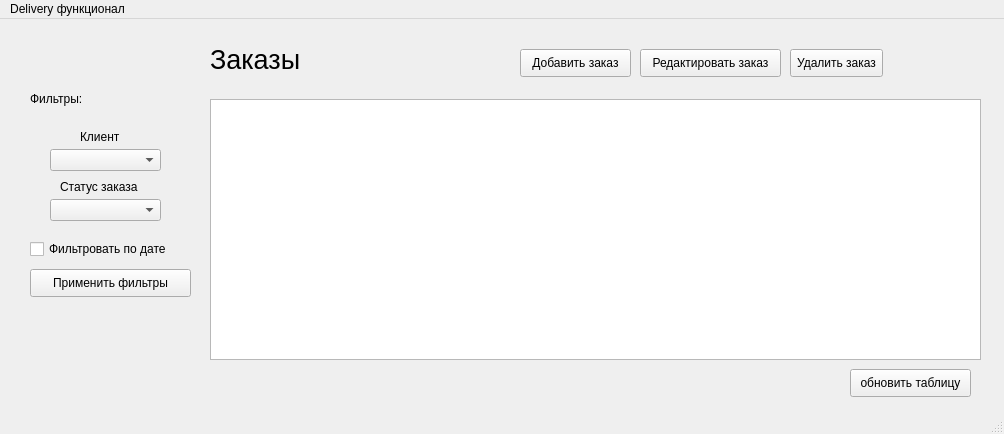
<?xml version="1.0" encoding="UTF-8"?>
<ui version="4.0">
 <class>MainWindow</class>
 <widget class="QMainWindow" name="MainWindow">
  <property name="geometry">
   <rect>
    <x>0</x>
    <y>0</y>
    <width>1004</width>
    <height>434</height>
   </rect>
  </property>
  <property name="windowTitle">
   <string>Orders</string>
  </property>
  <widget class="QWidget" name="centralwidget">
   <widget class="QStackedWidget" name="stackedWidget">
    <property name="geometry">
     <rect>
      <x>20</x>
      <y>10</y>
      <width>961</width>
      <height>371</height>
     </rect>
    </property>
    <property name="currentIndex">
     <number>0</number>
    </property>
    <widget class="QWidget" name="page">
     <widget class="QTableWidget" name="tableWidget">
      <property name="geometry">
       <rect>
        <x>190</x>
        <y>70</y>
        <width>771</width>
        <height>261</height>
       </rect>
      </property>
      <property name="rowCount">
       <number>0</number>
      </property>
      <property name="columnCount">
       <number>6</number>
      </property>
      <attribute name="horizontalHeaderVisible">
       <bool>false</bool>
      </attribute>
      <attribute name="horizontalHeaderCascadingSectionResizes">
       <bool>true</bool>
      </attribute>
      <attribute name="horizontalHeaderHighlightSections">
       <bool>true</bool>
      </attribute>
      <attribute name="horizontalHeaderShowSortIndicator" stdset="0">
       <bool>true</bool>
      </attribute>
      <attribute name="horizontalHeaderStretchLastSection">
       <bool>true</bool>
      </attribute>
      <attribute name="verticalHeaderVisible">
       <bool>false</bool>
      </attribute>
      <attribute name="verticalHeaderHighlightSections">
       <bool>true</bool>
      </attribute>
      <column>
       <property name="text">
        <string>Дата заказа</string>
       </property>
      </column>
      <column>
       <property name="text">
        <string>Клиент</string>
       </property>
      </column>
      <column>
       <property name="text">
        <string>Товар</string>
       </property>
      </column>
      <column>
       <property name="text">
        <string>Итоговая сумма заказа</string>
       </property>
      </column>
      <column>
       <property name="text">
        <string>Статус заказа</string>
       </property>
      </column>
      <column/>
     </widget>
     <widget class="QComboBox" name="comboBox">
      <property name="geometry">
       <rect>
        <x>30</x>
        <y>120</y>
        <width>111</width>
        <height>22</height>
       </rect>
      </property>
     </widget>
     <widget class="QLabel" name="label">
      <property name="geometry">
       <rect>
        <x>10</x>
        <y>60</y>
        <width>61</width>
        <height>20</height>
       </rect>
      </property>
      <property name="text">
       <string>Фильтры:</string>
      </property>
      <property name="textFormat">
       <enum>Qt::RichText</enum>
      </property>
     </widget>
     <widget class="QLabel" name="label_2">
      <property name="geometry">
       <rect>
        <x>60</x>
        <y>100</y>
        <width>55</width>
        <height>16</height>
       </rect>
      </property>
      <property name="text">
       <string>Клиент</string>
      </property>
     </widget>
     <widget class="QCheckBox" name="checkBox_2">
      <property name="geometry">
       <rect>
        <x>10</x>
        <y>210</y>
        <width>161</width>
        <height>20</height>
       </rect>
      </property>
      <property name="text">
       <string>Фильтровать по дате</string>
      </property>
     </widget>
     <widget class="QPushButton" name="orders_filtrs">
      <property name="geometry">
       <rect>
        <x>10</x>
        <y>240</y>
        <width>161</width>
        <height>28</height>
       </rect>
      </property>
      <property name="text">
       <string>Применить фильтры</string>
      </property>
     </widget>
     <widget class="QPushButton" name="add_order">
      <property name="geometry">
       <rect>
        <x>500</x>
        <y>20</y>
        <width>111</width>
        <height>28</height>
       </rect>
      </property>
      <property name="text">
       <string>Добавить заказ</string>
      </property>
     </widget>
     <widget class="QPushButton" name="edit_order">
      <property name="geometry">
       <rect>
        <x>620</x>
        <y>20</y>
        <width>141</width>
        <height>28</height>
       </rect>
      </property>
      <property name="text">
       <string>Редактировать заказ</string>
      </property>
     </widget>
     <widget class="QPushButton" name="delete_order">
      <property name="geometry">
       <rect>
        <x>770</x>
        <y>20</y>
        <width>93</width>
        <height>28</height>
       </rect>
      </property>
      <property name="text">
       <string>Удалить заказ</string>
      </property>
     </widget>
     <widget class="QLabel" name="label_3">
      <property name="geometry">
       <rect>
        <x>190</x>
        <y>10</y>
        <width>111</width>
        <height>41</height>
       </rect>
      </property>
      <property name="font">
       <font>
        <pointsize>20</pointsize>
       </font>
      </property>
      <property name="text">
       <string>Заказы</string>
      </property>
      <property name="scaledContents">
       <bool>false</bool>
      </property>
      <property name="wordWrap">
       <bool>false</bool>
      </property>
     </widget>
     <widget class="QComboBox" name="comboBox_2">
      <property name="geometry">
       <rect>
        <x>30</x>
        <y>170</y>
        <width>111</width>
        <height>22</height>
       </rect>
      </property>
     </widget>
     <widget class="QLabel" name="label_4">
      <property name="geometry">
       <rect>
        <x>40</x>
        <y>150</y>
        <width>91</width>
        <height>16</height>
       </rect>
      </property>
      <property name="text">
       <string>Статус заказа</string>
      </property>
     </widget>
     <widget class="QPushButton" name="reload_orders">
      <property name="geometry">
       <rect>
        <x>830</x>
        <y>340</y>
        <width>121</width>
        <height>28</height>
       </rect>
      </property>
      <property name="text">
       <string>обновить таблицу</string>
      </property>
     </widget>
    </widget>
    <widget class="QWidget" name="page_2">
     <widget class="QPushButton" name="add_client">
      <property name="geometry">
       <rect>
        <x>810</x>
        <y>130</y>
        <width>151</width>
        <height>28</height>
       </rect>
      </property>
      <property name="text">
       <string>Добавить клиента</string>
      </property>
     </widget>
     <widget class="QTableWidget" name="tableWidget_2">
      <property name="geometry">
       <rect>
        <x>10</x>
        <y>90</y>
        <width>761</width>
        <height>261</height>
       </rect>
      </property>
      <property name="rowCount">
       <number>0</number>
      </property>
      <property name="columnCount">
       <number>4</number>
      </property>
      <attribute name="horizontalHeaderVisible">
       <bool>false</bool>
      </attribute>
      <attribute name="horizontalHeaderCascadingSectionResizes">
       <bool>true</bool>
      </attribute>
      <attribute name="horizontalHeaderHighlightSections">
       <bool>true</bool>
      </attribute>
      <attribute name="horizontalHeaderShowSortIndicator" stdset="0">
       <bool>true</bool>
      </attribute>
      <attribute name="horizontalHeaderStretchLastSection">
       <bool>true</bool>
      </attribute>
      <attribute name="verticalHeaderVisible">
       <bool>false</bool>
      </attribute>
      <attribute name="verticalHeaderHighlightSections">
       <bool>true</bool>
      </attribute>
      <column/>
      <column/>
      <column/>
      <column/>
     </widget>
     <widget class="QPushButton" name="edit_client">
      <property name="geometry">
       <rect>
        <x>810</x>
        <y>170</y>
        <width>151</width>
        <height>28</height>
       </rect>
      </property>
      <property name="text">
       <string>редактировать клиента</string>
      </property>
     </widget>
     <widget class="QPushButton" name="delete_client">
      <property name="geometry">
       <rect>
        <x>810</x>
        <y>210</y>
        <width>151</width>
        <height>28</height>
       </rect>
      </property>
      <property name="text">
       <string>удалить клиента</string>
      </property>
     </widget>
     <widget class="QLabel" name="label_5">
      <property name="geometry">
       <rect>
        <x>20</x>
        <y>20</y>
        <width>171</width>
        <height>51</height>
       </rect>
      </property>
      <property name="font">
       <font>
        <pointsize>26</pointsize>
       </font>
      </property>
      <property name="text">
       <string>Клиенты</string>
      </property>
     </widget>
     <widget class="QPushButton" name="reload_clients">
      <property name="geometry">
       <rect>
        <x>830</x>
        <y>330</y>
        <width>121</width>
        <height>28</height>
       </rect>
      </property>
      <property name="text">
       <string>Обновить таблицу</string>
      </property>
     </widget>
    </widget>
    <widget class="QWidget" name="page_3">
     <widget class="QLabel" name="label_6">
      <property name="geometry">
       <rect>
        <x>160</x>
        <y>10</y>
        <width>251</width>
        <height>41</height>
       </rect>
      </property>
      <property name="font">
       <font>
        <pointsize>16</pointsize>
       </font>
      </property>
      <property name="text">
       <string>Заказы по статусам</string>
      </property>
     </widget>
     <widget class="QTableWidget" name="tableWidget_3">
      <property name="geometry">
       <rect>
        <x>10</x>
        <y>60</y>
        <width>504</width>
        <height>81</height>
       </rect>
      </property>
      <property name="columnCount">
       <number>4</number>
      </property>
      <attribute name="horizontalHeaderVisible">
       <bool>false</bool>
      </attribute>
      <attribute name="horizontalHeaderHighlightSections">
       <bool>true</bool>
      </attribute>
      <attribute name="verticalHeaderVisible">
       <bool>false</bool>
      </attribute>
      <attribute name="verticalHeaderHighlightSections">
       <bool>false</bool>
      </attribute>
      <column/>
      <column/>
      <column/>
      <column/>
     </widget>
     <widget class="QLabel" name="label_7">
      <property name="geometry">
       <rect>
        <x>600</x>
        <y>90</y>
        <width>331</width>
        <height>31</height>
       </rect>
      </property>
      <property name="font">
       <font>
        <pointsize>16</pointsize>
       </font>
      </property>
      <property name="text">
       <string>Топ 3 клиента по выручке</string>
      </property>
     </widget>
     <widget class="QLabel" name="Num1">
      <property name="geometry">
       <rect>
        <x>690</x>
        <y>170</y>
        <width>211</width>
        <height>31</height>
       </rect>
      </property>
      <property name="font">
       <font>
        <family>MS Shell Dlg 2</family>
        <pointsize>14</pointsize>
       </font>
      </property>
      <property name="text">
       <string/>
      </property>
     </widget>
     <widget class="QLabel" name="Num2">
      <property name="geometry">
       <rect>
        <x>690</x>
        <y>210</y>
        <width>207</width>
        <height>31</height>
       </rect>
      </property>
      <property name="font">
       <font>
        <family>MS Shell Dlg 2</family>
        <pointsize>14</pointsize>
       </font>
      </property>
      <property name="text">
       <string/>
      </property>
     </widget>
     <widget class="QLabel" name="Num3">
      <property name="geometry">
       <rect>
        <x>690</x>
        <y>250</y>
        <width>211</width>
        <height>31</height>
       </rect>
      </property>
      <property name="font">
       <font>
        <family>MS Shell Dlg 2</family>
        <pointsize>14</pointsize>
       </font>
      </property>
      <property name="text">
       <string/>
      </property>
     </widget>
     <widget class="QLabel" name="label_8">
      <property name="geometry">
       <rect>
        <x>140</x>
        <y>210</y>
        <width>241</width>
        <height>31</height>
       </rect>
      </property>
      <property name="font">
       <font>
        <pointsize>16</pointsize>
       </font>
      </property>
      <property name="text">
       <string>Выручка за период</string>
      </property>
     </widget>
     <widget class="QComboBox" name="period">
      <property name="geometry">
       <rect>
        <x>170</x>
        <y>280</y>
        <width>151</width>
        <height>22</height>
       </rect>
      </property>
     </widget>
     <widget class="QLabel" name="periodSumm">
      <property name="geometry">
       <rect>
        <x>200</x>
        <y>250</y>
        <width>91</width>
        <height>20</height>
       </rect>
      </property>
      <property name="font">
       <font>
        <pointsize>10</pointsize>
       </font>
      </property>
      <property name="text">
       <string/>
      </property>
     </widget>
     <widget class="QPushButton" name="countPeriods">
      <property name="geometry">
       <rect>
        <x>190</x>
        <y>320</y>
        <width>93</width>
        <height>28</height>
       </rect>
      </property>
      <property name="text">
       <string>рассчитать</string>
      </property>
     </widget>
    </widget>
    <widget class="QWidget" name="page_4">
     <widget class="QLabel" name="label_9">
      <property name="geometry">
       <rect>
        <x>280</x>
        <y>10</y>
        <width>451</width>
        <height>81</height>
       </rect>
      </property>
      <property name="font">
       <font>
        <pointsize>22</pointsize>
       </font>
      </property>
      <property name="text">
       <string>Экспорт и импорт файлов</string>
      </property>
     </widget>
     <widget class="QLabel" name="label_10">
      <property name="geometry">
       <rect>
        <x>70</x>
        <y>140</y>
        <width>301</width>
        <height>41</height>
       </rect>
      </property>
      <property name="font">
       <font>
        <pointsize>12</pointsize>
       </font>
      </property>
      <property name="text">
       <string>Выберите таблицу для экспорта</string>
      </property>
     </widget>
     <widget class="QLabel" name="label_11">
      <property name="geometry">
       <rect>
        <x>620</x>
        <y>140</y>
        <width>301</width>
        <height>41</height>
       </rect>
      </property>
      <property name="font">
       <font>
        <pointsize>12</pointsize>
       </font>
      </property>
      <property name="text">
       <string>Выберите таблицу для импорта</string>
      </property>
     </widget>
     <widget class="QComboBox" name="exportBox">
      <property name="geometry">
       <rect>
        <x>140</x>
        <y>180</y>
        <width>121</width>
        <height>22</height>
       </rect>
      </property>
     </widget>
     <widget class="QComboBox" name="importBox">
      <property name="geometry">
       <rect>
        <x>690</x>
        <y>180</y>
        <width>121</width>
        <height>22</height>
       </rect>
      </property>
     </widget>
     <widget class="QPushButton" name="doexport">
      <property name="geometry">
       <rect>
        <x>130</x>
        <y>220</y>
        <width>141</width>
        <height>28</height>
       </rect>
      </property>
      <property name="text">
       <string>экспортировать</string>
      </property>
     </widget>
     <widget class="QPushButton" name="doimport">
      <property name="geometry">
       <rect>
        <x>680</x>
        <y>210</y>
        <width>141</width>
        <height>28</height>
       </rect>
      </property>
      <property name="text">
       <string>импортировать</string>
      </property>
     </widget>
    </widget>
   </widget>
  </widget>
  <widget class="QMenuBar" name="menubar">
   <property name="geometry">
    <rect>
     <x>0</x>
     <y>0</y>
     <width>1004</width>
     <height>26</height>
    </rect>
   </property>
   <widget class="QMenu" name="menu">
    <property name="title">
     <string>Delivery функционал</string>
    </property>
    <addaction name="orders"/>
    <addaction name="clients"/>
    <addaction name="reports"/>
    <addaction name="exports"/>
   </widget>
   <addaction name="menu"/>
  </widget>
  <widget class="QStatusBar" name="statusbar"/>
  <action name="orders">
   <property name="text">
    <string>Заказы</string>
   </property>
  </action>
  <action name="clients">
   <property name="text">
    <string>Клиенты</string>
   </property>
  </action>
  <action name="reports">
   <property name="text">
    <string>Отчёты и аналитика</string>
   </property>
  </action>
  <action name="exports">
   <property name="text">
    <string>Экспорт и импорт</string>
   </property>
  </action>
 </widget>
 <resources/>
 <connections/>
</ui>
